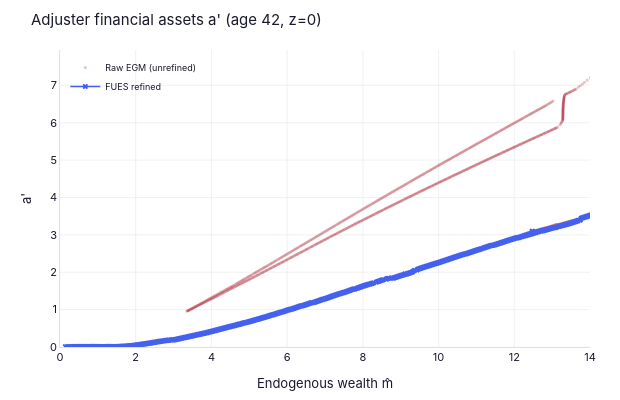
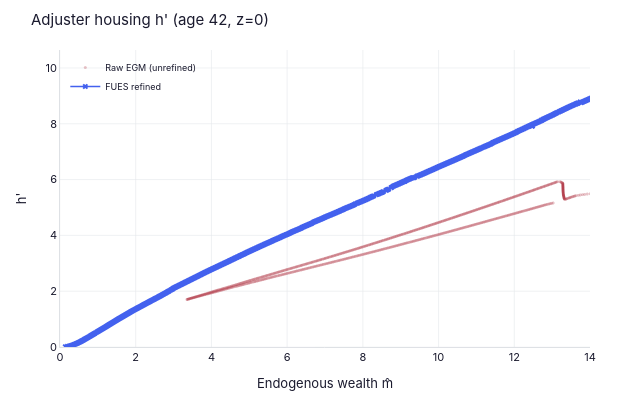
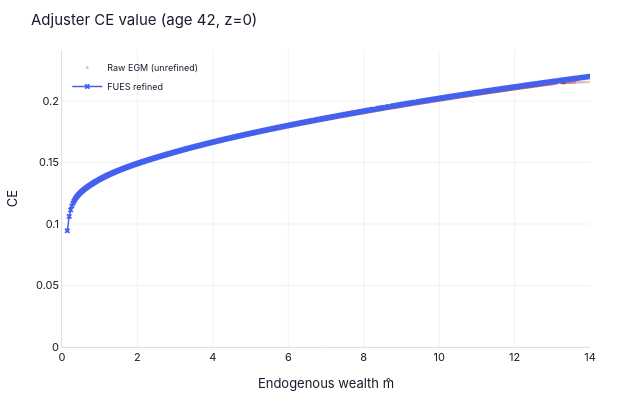

Here is the notebook cell these charts were saved with, in order:
### Code cell
# ── Interactive plotly (zoom/pan to inspect dense crossings) ──
try:
    from examples.durables.outputs import nb_plot_adjuster_egm_interactive
    fig_a, fig_h, fig_v = nb_plot_adjuster_egm_interactive(
        results['FUES']['nest'], results['FUES']['grids'], plot_t=42, i_z=0)
    fig_a.show()
    fig_h.show()
    fig_v.show()
except Exception as e:
    print(f'Interactive plots skipped: {e}')

### Figure 1 — Plotly figure (JSON) as saved in the notebook; plotly's stock layout.template omitted (floating-point values rounded to 4 significant figures; data arrays with more than 128 entries replaced by an {"elided": "..."} marker saying what was removed)
{"data": [{"marker": {"color": "#b23a48", "opacity": 0.3, "size": 3}, "mode": "markers", "name": "Raw EGM (unrefined)", "type": "scattergl", "x": {"elided": "1919 float values"}, "y": {"elided": "1919 float values"}}, {"line": {"color": "#4361ee", "width": 1.5}, "marker": {"color": "#4361ee", "size": 5, "symbol": "x"}, "mode": "lines+markers", "name": "FUES refined", "type": "scattergl", "x": {"elided": "887 float values"}, "y": {"elided": "887 float values"}}], "layout": {"dragmode": "zoom", "font": {"color": "#1a1a2e", "family": "Inter, Helvetica Neue, Arial, sans-serif", "size": 11}, "height": 400, "legend": {"bgcolor": "rgba(0,0,0,0)", "borderwidth": 0, "font": {"size": 9}, "x": 0.01, "y": 0.99}, "margin": {"b": 40, "l": 60, "r": 30, "t": 50}, "paper_bgcolor": "#ffffff", "plot_bgcolor": "#ffffff", "title": {"text": "Adjuster financial assets a' (age 42, z=0)"}, "width": 620, "xaxis": {"gridcolor": "#e5e7eb", "gridwidth": 0.6, "linecolor": "#d1d5db", "linewidth": 0.8, "range": [0, 14], "tickfont": {"color": "#1a1a2e"}, "title": {"font": {"color": "#1a1a2e"}, "text": "Endogenous wealth m̂"}, "zerolinecolor": "#e5e7eb"}, "yaxis": {"gridcolor": "#e5e7eb", "gridwidth": 0.6, "linecolor": "#d1d5db", "linewidth": 0.8, "rangemode": "tozero", "tickfont": {"color": "#1a1a2e"}, "title": {"font": {"color": "#1a1a2e"}, "text": "a'"}, "zerolinecolor": "#e5e7eb"}}}

### Figure 2 — Plotly figure (JSON) as saved in the notebook; plotly's stock layout.template omitted (floating-point values rounded to 4 significant figures; data arrays with more than 128 entries replaced by an {"elided": "..."} marker saying what was removed)
{"data": [{"marker": {"color": "#b23a48", "opacity": 0.3, "size": 3}, "mode": "markers", "name": "Raw EGM (unrefined)", "type": "scattergl", "x": {"elided": "1919 float values"}, "y": {"elided": "1919 float values"}}, {"line": {"color": "#4361ee", "width": 1.5}, "marker": {"color": "#4361ee", "size": 5, "symbol": "x"}, "mode": "lines+markers", "name": "FUES refined", "type": "scattergl", "x": {"elided": "887 float values"}, "y": {"elided": "887 float values"}}], "layout": {"dragmode": "zoom", "font": {"color": "#1a1a2e", "family": "Inter, Helvetica Neue, Arial, sans-serif", "size": 11}, "height": 400, "legend": {"bgcolor": "rgba(0,0,0,0)", "borderwidth": 0, "font": {"size": 9}, "x": 0.01, "y": 0.99}, "margin": {"b": 40, "l": 60, "r": 30, "t": 50}, "paper_bgcolor": "#ffffff", "plot_bgcolor": "#ffffff", "title": {"text": "Adjuster housing h' (age 42, z=0)"}, "width": 620, "xaxis": {"gridcolor": "#e5e7eb", "gridwidth": 0.6, "linecolor": "#d1d5db", "linewidth": 0.8, "range": [0, 14], "tickfont": {"color": "#1a1a2e"}, "title": {"font": {"color": "#1a1a2e"}, "text": "Endogenous wealth m̂"}, "zerolinecolor": "#e5e7eb"}, "yaxis": {"gridcolor": "#e5e7eb", "gridwidth": 0.6, "linecolor": "#d1d5db", "linewidth": 0.8, "rangemode": "tozero", "tickfont": {"color": "#1a1a2e"}, "title": {"font": {"color": "#1a1a2e"}, "text": "h'"}, "zerolinecolor": "#e5e7eb"}}}

### Figure 3 — Plotly figure (JSON) as saved in the notebook; plotly's stock layout.template omitted (floating-point values rounded to 4 significant figures; data arrays with more than 128 entries replaced by an {"elided": "..."} marker saying what was removed)
{"data": [{"marker": {"color": "#b23a48", "opacity": 0.3, "size": 3}, "mode": "markers", "name": "Raw EGM (unrefined)", "type": "scattergl", "x": {"elided": "1919 float values"}, "y": {"elided": "1919 float values"}}, {"line": {"color": "#4361ee", "width": 1.5}, "marker": {"color": "#4361ee", "size": 5, "symbol": "x"}, "mode": "lines+markers", "name": "FUES refined", "type": "scattergl", "x": {"elided": "887 float values"}, "y": {"elided": "887 float values"}}], "layout": {"dragmode": "zoom", "font": {"color": "#1a1a2e", "family": "Inter, Helvetica Neue, Arial, sans-serif", "size": 11}, "height": 400, "legend": {"bgcolor": "rgba(0,0,0,0)", "borderwidth": 0, "font": {"size": 9}, "x": 0.01, "y": 0.99}, "margin": {"b": 40, "l": 60, "r": 30, "t": 50}, "paper_bgcolor": "#ffffff", "plot_bgcolor": "#ffffff", "title": {"text": "Adjuster CE value (age 42, z=0)"}, "width": 620, "xaxis": {"gridcolor": "#e5e7eb", "gridwidth": 0.6, "linecolor": "#d1d5db", "linewidth": 0.8, "range": [0, 14], "tickfont": {"color": "#1a1a2e"}, "title": {"font": {"color": "#1a1a2e"}, "text": "Endogenous wealth m̂"}, "zerolinecolor": "#e5e7eb"}, "yaxis": {"gridcolor": "#e5e7eb", "gridwidth": 0.6, "linecolor": "#d1d5db", "linewidth": 0.8, "rangemode": "tozero", "tickfont": {"color": "#1a1a2e"}, "title": {"font": {"color": "#1a1a2e"}, "text": "CE"}, "zerolinecolor": "#e5e7eb"}}}
